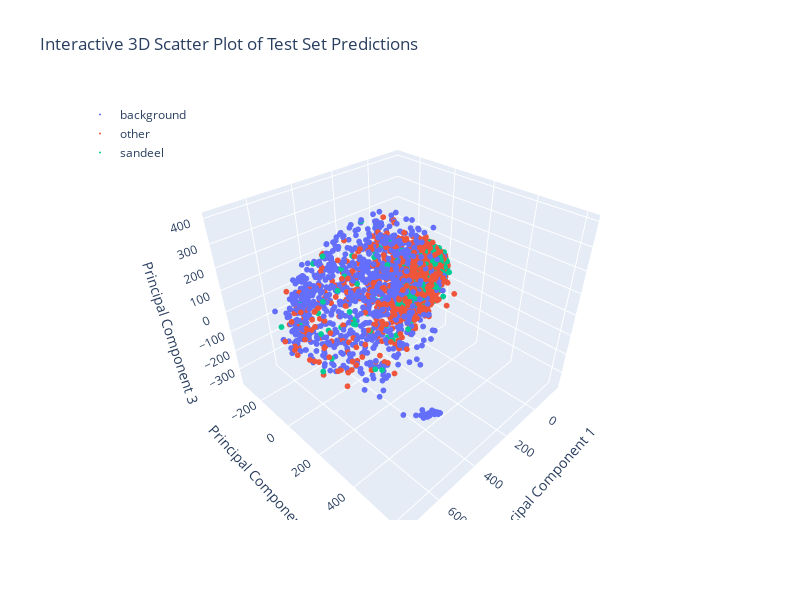

Source (notebook cell):
### Markdown cell above
# kNN On the Original Pixels

### Code cell
# kNN on Pixels
from sklearn.model_selection import train_test_split
from sklearn.neighbors import KNeighborsClassifier
from sklearn.metrics import accuracy_score, confusion_matrix
import matplotlib.pyplot as plt
import seaborn as sns
from sklearn.decomposition import PCA
import plotly.graph_objects as go
from sklearn.decomposition import PCA
from mpl_toolkits.mplot3d import Axes3D


X = features_pixels.iloc[:, 11:]
y = features_pixels.iloc[:, 1]

X_train, X_test, y_train, y_test = train_test_split(X, y, test_size=0.20, stratify=y, random_state=42)

knn = KNeighborsClassifier(n_neighbors=25, metric='euclidean')
knn.fit(X_train, y_train)

y_pred = knn.predict(X_test)


y_pred = knn.predict(X_test)

misclassified_samples = X_test[y_test != y_pred]
misclassified_real_classes = y_test[y_test != y_pred]
misclassified_predicted_classes = y_pred[y_test != y_pred]

misclassified_indices = X_test.index[y_test != y_pred]

original_rows = features_pixels.iloc[misclassified_indices, :].copy()
original_rows.insert(0, 'Predicted Class', misclassified_predicted_classes)


correctly_classified_indices = X_test.index[y_test == y_pred]
correctly_classified_original_rows = features_pixels.iloc[correctly_classified_indices, :].copy()
correctly_classified_original_rows.insert(0, 'Predicted Class', y_pred[y_test == y_pred])


accuracy = accuracy_score(y_test, y_pred)
print(f'Accuracy: {accuracy * 100:.4f}%')

cm = confusion_matrix(y_test, y_pred)
print("Confusion Matrix:")
print(cm)

plt.figure(figsize=(8, 6))
sns.heatmap(cm, annot=True, fmt='g', cmap='Blues', xticklabels=features_pixels.iloc[:,1].unique(), yticklabels=features_pixels.iloc[:,1].unique())
plt.title('Confusion Matrix')
plt.xlabel('Predicted')
plt.ylabel('Actual')
plt.show()

pca = PCA(n_components=3)
X_pca = pca.fit_transform(X)

X_test_pca = pca.transform(X_test)

fig = go.Figure()
for label in features_pixels.iloc[:, 1].unique():
    indices = (y_test == label)
    fig.add_trace(go.Scatter3d(
        x=X_test_pca[indices, 0],
        y=X_test_pca[indices, 1],
        z=X_test_pca[indices, 2],
        mode='markers',
        name=label,
        marker=dict(size=2, symbol='circle')
    ))

fig.update_layout(
    scene=dict(
        xaxis_title='Principal Component 1',
        yaxis_title='Principal Component 2',
        zaxis_title='Principal Component 3'
    ),
    title='Interactive 3D Scatter Plot of Test Set Predictions',
    legend=dict(x=0, y=1.0),
    width=800,  
    height=600, 
)
fig.show()

### Figure 1 — Plotly figure (JSON) as saved in the notebook; plotly's stock layout.template omitted (floating-point values rounded to 4 significant figures; data arrays with more than 128 entries replaced by an {"elided": "..."} marker saying what was removed)
{"data": [{"marker": {"size": 2, "symbol": "circle"}, "mode": "markers", "name": "background", "x": {"elided": "2761 float values"}, "y": {"elided": "2761 float values"}, "z": {"elided": "2761 float values"}, "type": "scatter3d"}, {"marker": {"size": 2, "symbol": "circle"}, "mode": "markers", "name": "other", "x": {"elided": "2761 float values"}, "y": {"elided": "2761 float values"}, "z": {"elided": "2761 float values"}, "type": "scatter3d"}, {"marker": {"size": 2, "symbol": "circle"}, "mode": "markers", "name": "sandeel", "x": {"elided": "2762 float values"}, "y": {"elided": "2762 float values"}, "z": {"elided": "2762 float values"}, "type": "scatter3d"}], "layout": {"legend": {"x": 0, "y": 1.0}, "scene": {"xaxis": {"title": {"text": "Principal Component 1"}}, "yaxis": {"title": {"text": "Principal Component 2"}}, "zaxis": {"title": {"text": "Principal Component 3"}}}, "title": {"text": "Interactive 3D Scatter Plot of Test Set Predictions"}, "width": 800, "height": 600}}
